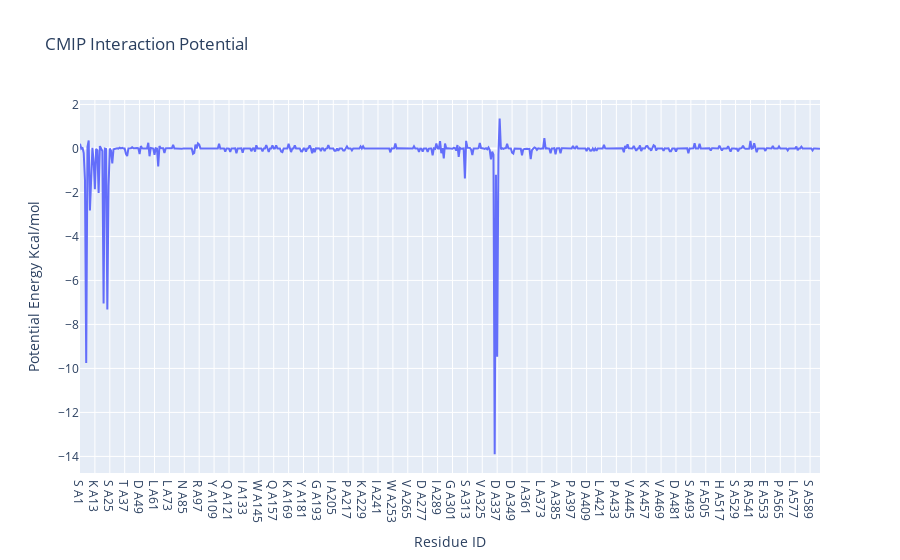

This figure's notebook cell:
### Markdown cell above
<a id="plotRBD_residues"></a>
### Interaction energy by residue
Visualizing the **interaction potential energies** computed by **CMIP**. The plot shows **interactions energies** (in kcal/mol, Y axis) for **each of the residues** (computed summing the contributions of all atoms included in the residue) of the **hACE2 protein** (X axis).

### Code cell
import plotly
import plotly.graph_objs as go
from biobb_cmip.utils.representation import get_energies_byres


res_list, energy_dict = get_energies_byres(hACE2_byat_out, cutoff=55)

plotly.offline.init_notebook_mode(connected=True)

fig = {"data": [go.Scatter(x=res_list, y=energy_dict['ES&VDW'])],
       "layout": go.Layout(title="CMIP Interaction Potential", 
                           xaxis=dict(title = "Residue ID"), 
                           yaxis=dict(title = "Potential Energy Kcal/mol"))}

plotly.offline.iplot(fig)

### Figure 1 — Plotly figure (JSON) as saved in the notebook; plotly's stock layout.template omitted (floating-point values rounded to 4 significant figures; data arrays with more than 128 entries replaced by an {"elided": "..."} marker saying what was removed)
{"data": [{"type": "scatter", "x": {"elided": "597 str values"}, "y": {"elided": "597 float values"}}], "layout": {"title": {"text": "CMIP Interaction Potential"}, "xaxis": {"title": {"text": "Residue ID"}}, "yaxis": {"title": {"text": "Potential Energy Kcal/mol"}}}}
